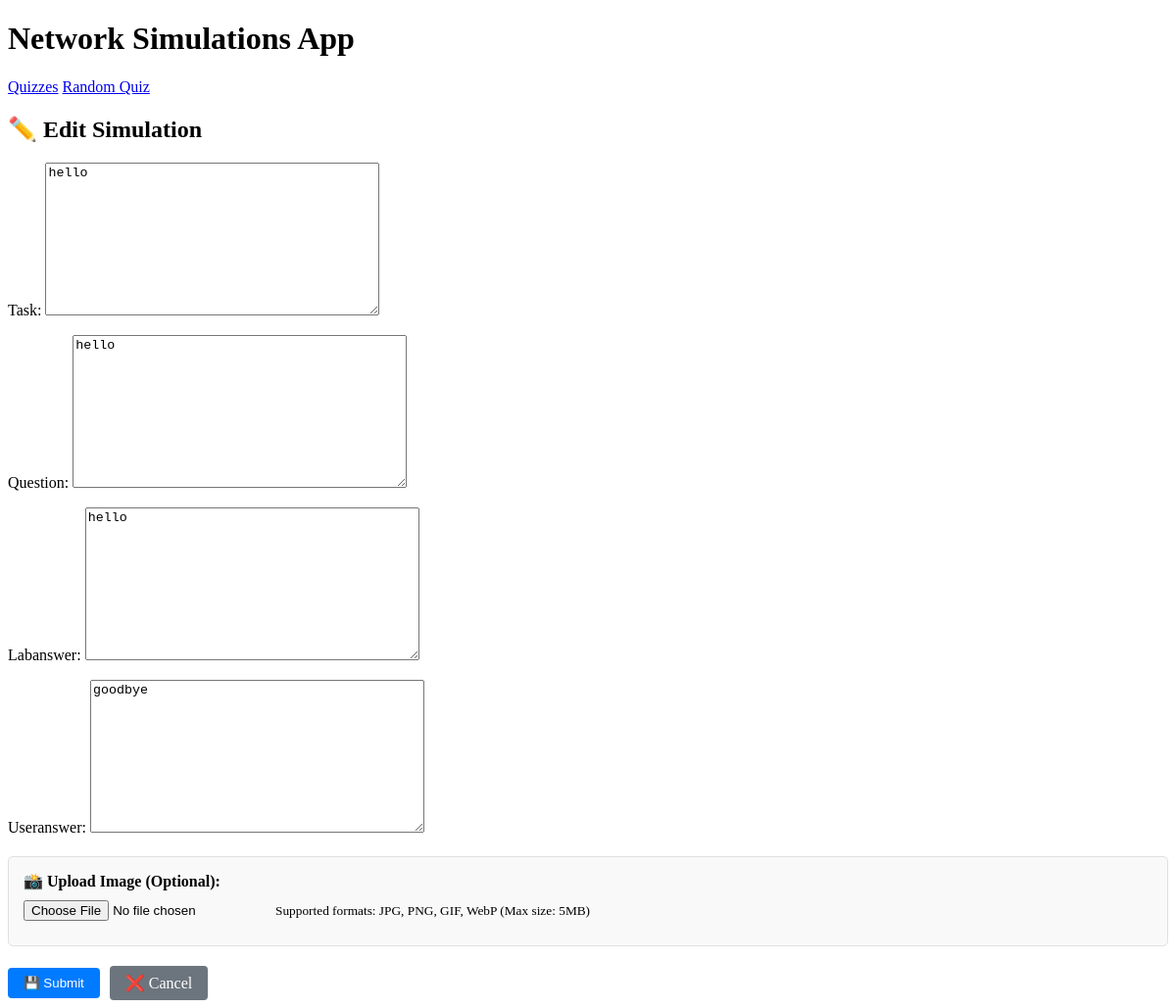
The app's page /edit/4 with its own data.
### simulations/models.py (models this page shows, shortened)
class Simulation(models.Model):
    task = models.TextField(max_length=600)
    question = models.TextField(max_length=600)
    labanswer = models.TextField(max_length=600)
    useranswer = models.TextField(max_length=600, blank=True)
    box = models.IntegerField(
        choices=zip(BOXES, BOXES),
        default=BOXES[0],
    )
    image = models.ImageField(
        upload_to=simulation_image_path,
        blank=True,
        null=True,
        validators=[FileExtensionValidator(allowed_extensions=['jpg', 'jpeg', 'png', 'gif'])],
        help_text='Upload an image for this simulation (JPG, PNG, GIF formats allowed)'
    )
    date_created = models.DateTimeField(auto_now_add=True)
    class Meta:
        ordering = ['box', 'date_created']

### simulations/views.py (the view)
class SimulationUpdateView(SimulationCreateView, UpdateView):
    success_url = reverse_lazy("simulation-list")

### simulations/templates/simulations/simulation_form.html (shortened to what this page needs)
{% extends "simulations/base.html" %}
{% block content %}
    {% if simulation %}
        <h2>✏️ Edit Simulation</h2>
    {% else %}
        <h2>✨ Create New Simulation</h2>
    {% endif %}
    <form method="post" enctype="multipart/form-data" id="simulationForm">
        {{ form.as_p }}
        <div class="image-upload-section">
            <label for="imageUpload"><strong>📸 Upload Image (Optional):</strong></label>
            <div class="upload-container">
                <input type="file"
                       id="imageUpload"
                       name="image"
                       accept="image/*"
                       class="form-control-file">
                <small class="form-text text-muted">
                    Supported formats: JPG, PNG, GIF, WebP (Max size: 5MB)
                </small>
            </div>
        </div>
        <div class="form-buttons" style="margin-top: 20px;">
            <input type="submit" class="btn btn-primary" value="💾 Submit">
            <a href="{% url 'simulation-list' %}" class="btn btn-secondary">
                ❌ Cancel
            </a>
        </div>
    </form>
{% endblock %}

### simulations/templates/simulations/simulation_form.html (style rules this page uses)
.image-upload-section { margin: 20px 0; padding: 15px; border: 1px solid #e0e0e0; border-radius: 5px; background-color: #f9f9f9; }
.upload-container { margin: 10px 0; }
.form-buttons { display: flex; gap: 10px; align-items: center; }
.btn { padding: 8px 16px; text-decoration: none; border-radius: 4px; border: none; cursor: pointer; }
.btn-primary { background-color: #007bff; color: white; }
.btn-secondary { background-color: #6c757d; color: white; }

### records on screen
Simulation: task "hello", question "hello", labanswer "hello", useranswer "goodbye"
